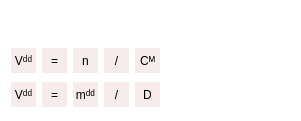
  <widget class="QWidget" name="gridWidget_5" native="true">
   <property name="geometry">
    <rect>
     <x>380</x>
     <y>200</y>
     <width>301</width>
     <height>121</height>
    </rect>
   </property>
   <property name="styleSheet">
    <string notr="true">QWidget {
    background: transparent; /* cho con trở về mặc định */
}

QLabel {
	background-color:#f7ebeb;
    border: none;
}</string>
   </property>
   <layout class="QGridLayout" name="gridLayout_5">
    <item row="2" column="4">
     <widget class="QLabel" name="label_5_13">
      <property name="sizePolicy">
       <sizepolicy hsizetype="Fixed" vsizetype="Fixed">
        <horstretch>0</horstretch>
        <verstretch>0</verstretch>
       </sizepolicy>
      </property>
      <property name="minimumSize">
       <size>
        <width>25</width>
        <height>25</height>
       </size>
      </property>
      <property name="maximumSize">
       <size>
        <width>25</width>
        <height>25</height>
       </size>
      </property>
      <property name="text">
       <string>D</string>
      </property>
      <property name="alignment">
       <set>Qt::AlignCenter</set>
      </property>
     </widget>
    </item>
    <item row="2" column="1">
     <widget class="QLabel" name="label_12_8">
      <property name="sizePolicy">
       <sizepolicy hsizetype="Fixed" vsizetype="Fixed">
        <horstretch>0</horstretch>
        <verstretch>0</verstretch>
       </sizepolicy>
      </property>
      <property name="minimumSize">
       <size>
        <width>25</width>
        <height>25</height>
       </size>
      </property>
      <property name="maximumSize">
       <size>
        <width>25</width>
        <height>25</height>
       </size>
      </property>
      <property name="styleSheet">
       <string notr="true">
font-size:12px;
border: 0px</string>
      </property>
      <property name="text">
       <string>=</string>
      </property>
      <property name="alignment">
       <set>Qt::AlignCenter</set>
      </property>
     </widget>
    </item>
    <item row="1" column="1">
     <widget class="QLabel" name="label_11_5">
      <property name="sizePolicy">
       <sizepolicy hsizetype="Fixed" vsizetype="Fixed">
        <horstretch>0</horstretch>
        <verstretch>0</verstretch>
       </sizepolicy>
      </property>
      <property name="minimumSize">
       <size>
        <width>25</width>
        <height>25</height>
       </size>
      </property>
      <property name="maximumSize">
       <size>
        <width>25</width>
        <height>25</height>
       </size>
      </property>
      <property name="styleSheet">
       <string notr="true">
font-size:12px;
border: 0px</string>
      </property>
      <property name="text">
       <string>=</string>
      </property>
      <property name="alignment">
       <set>Qt::AlignCenter</set>
      </property>
     </widget>
    </item>
    <item row="2" column="7">
     <widget class="QLabel" name="label_10_22">
      <property name="sizePolicy">
       <sizepolicy hsizetype="Fixed" vsizetype="Fixed">
        <horstretch>0</horstretch>
        <verstretch>0</verstretch>
       </sizepolicy>
      </property>
      <property name="minimumSize">
       <size>
        <width>25</width>
        <height>25</height>
       </size>
      </property>
      <property name="maximumSize">
       <size>
        <width>25</width>
        <height>25</height>
       </size>
      </property>
      <property name="styleSheet">
       <string notr="true">background-color:transparent;
font-size:12px;
border: 0px</string>
      </property>
      <property name="text">
       <string/>
      </property>
      <property name="alignment">
       <set>Qt::AlignCenter</set>
      </property>
     </widget>
    </item>
    <item row="2" column="6">
     <widget class="QLabel" name="label_10_23">
      <property name="sizePolicy">
       <sizepolicy hsizetype="Fixed" vsizetype="Fixed">
        <horstretch>0</horstretch>
        <verstretch>0</verstretch>
       </sizepolicy>
      </property>
      <property name="minimumSize">
       <size>
        <width>25</width>
        <height>25</height>
       </size>
      </property>
      <property name="maximumSize">
       <size>
        <width>25</width>
        <height>25</height>
       </size>
      </property>
      <property name="styleSheet">
       <string notr="true">background-color:transparent;
font-size:12px;
border: 0px</string>
      </property>
      <property name="text">
       <string/>
      </property>
      <property name="alignment">
       <set>Qt::AlignCenter</set>
      </property>
     </widget>
    </item>
    <item row="2" column="5">
     <widget class="QLabel" name="label_10_21">
      <property name="sizePolicy">
       <sizepolicy hsizetype="Fixed" vsizetype="Fixed">
        <horstretch>0</horstretch>
        <verstretch>0</verstretch>
       </sizepolicy>
      </property>
      <property name="minimumSize">
       <size>
        <width>25</width>
        <height>25</height>
       </size>
      </property>
      <property name="maximumSize">
       <size>
        <width>25</width>
        <height>25</height>
       </size>
      </property>
      <property name="styleSheet">
       <string notr="true">background-color:transparent;
font-size:12px;
border: 0px</string>
      </property>
      <property name="text">
       <string/>
      </property>
      <property name="alignment">
       <set>Qt::AlignCenter</set>
      </property>
     </widget>
    </item>
    <item row="1" column="2">
     <widget class="QLabel" name="label_11_7">
      <property name="sizePolicy">
       <sizepolicy hsizetype="Fixed" vsizetype="Fixed">
        <horstretch>0</horstretch>
        <verstretch>0</verstretch>
       </sizepolicy>
      </property>
      <property name="minimumSize">
       <size>
        <width>25</width>
        <height>25</height>
       </size>
      </property>
      <property name="maximumSize">
       <size>
        <width>25</width>
        <height>25</height>
       </size>
      </property>
      <property name="text">
       <string>n</string>
      </property>
      <property name="alignment">
       <set>Qt::AlignCenter</set>
      </property>
     </widget>
    </item>
    <item row="1" column="4">
     <widget class="QLabel" name="label_3_5">
      <property name="sizePolicy">
       <sizepolicy hsizetype="Fixed" vsizetype="Fixed">
        <horstretch>0</horstretch>
        <verstretch>0</verstretch>
       </sizepolicy>
      </property>
      <property name="minimumSize">
       <size>
        <width>25</width>
        <height>25</height>
       </size>
      </property>
      <property name="maximumSize">
       <size>
        <width>25</width>
        <height>25</height>
       </size>
      </property>
      <property name="text">
       <string>Cᴹ</string>
      </property>
      <property name="alignment">
       <set>Qt::AlignCenter</set>
      </property>
     </widget>
    </item>
    <item row="1" column="0">
     <widget class="QLabel" name="label_5_11">
      <property name="sizePolicy">
       <sizepolicy hsizetype="Fixed" vsizetype="Fixed">
        <horstretch>0</horstretch>
        <verstretch>0</verstretch>
       </sizepolicy>
      </property>
      <property name="minimumSize">
       <size>
        <width>25</width>
        <height>25</height>
       </size>
      </property>
      <property name="maximumSize">
       <size>
        <width>25</width>
        <height>25</height>
       </size>
      </property>
      <property name="text">
       <string>Vᵈᵈ</string>
      </property>
      <property name="alignment">
       <set>Qt::AlignCenter</set>
      </property>
     </widget>
    </item>
    <item row="2" column="3">
     <widget class="QLabel" name="label_12_15">
      <property name="sizePolicy">
       <sizepolicy hsizetype="Fixed" vsizetype="Fixed">
        <horstretch>0</horstretch>
        <verstretch>0</verstretch>
       </sizepolicy>
      </property>
      <property name="minimumSize">
       <size>
        <width>25</width>
        <height>25</height>
       </size>
      </property>
      <property name="maximumSize">
       <size>
        <width>25</width>
        <height>25</height>
       </size>
      </property>
      <property name="styleSheet">
       <string notr="true">
font-size:12px;
border: 0px</string>
      </property>
      <property name="text">
       <string>/</string>
      </property>
      <property name="alignment">
       <set>Qt::AlignCenter</set>
      </property>
     </widget>
    </item>
    <item row="0" column="0">
     <widget class="QLabel" name="label_10_26">
      <property name="sizePolicy">
       <sizepolicy hsizetype="Fixed" vsizetype="Fixed">
        <horstretch>0</horstretch>
        <verstretch>0</verstretch>
       </sizepolicy>
      </property>
      <property name="minimumSize">
       <size>
        <width>25</width>
        <height>25</height>
       </size>
      </property>
      <property name="maximumSize">
       <size>
        <width>25</width>
        <height>25</height>
       </size>
      </property>
      <property name="styleSheet">
       <string notr="true">background-color:transparent;
font-size:12px;
border: 0px</string>
      </property>
      <property name="text">
       <string/>
      </property>
      <property name="alignment">
       <set>Qt::AlignCenter</set>
      </property>
     </widget>
    </item>
    <item row="2" column="0">
     <widget class="QLabel" name="label_5_12">
      <property name="sizePolicy">
       <sizepolicy hsizetype="Fixed" vsizetype="Fixed">
        <horstretch>0</horstretch>
        <verstretch>0</verstretch>
       </sizepolicy>
      </property>
      <property name="minimumSize">
       <size>
        <width>25</width>
        <height>25</height>
       </size>
      </property>
      <property name="maximumSize">
       <size>
        <width>25</width>
        <height>25</height>
       </size>
      </property>
      <property name="text">
       <string>Vᵈᵈ</string>
      </property>
      <property name="alignment">
       <set>Qt::AlignCenter</set>
      </property>
     </widget>
    </item>
    <item row="1" column="3">
     <widget class="QLabel" name="label_12_14">
      <property name="sizePolicy">
       <sizepolicy hsizetype="Fixed" vsizetype="Fixed">
        <horstretch>0</horstretch>
        <verstretch>0</verstretch>
       </sizepolicy>
      </property>
      <property name="minimumSize">
       <size>
        <width>25</width>
        <height>25</height>
       </size>
      </property>
      <property name="maximumSize">
       <size>
        <width>25</width>
        <height>25</height>
       </size>
      </property>
      <property name="styleSheet">
       <string notr="true">
font-size:12px;
border: 0px</string>
      </property>
      <property name="text">
       <string>/</string>
      </property>
      <property name="alignment">
       <set>Qt::AlignCenter</set>
      </property>
     </widget>
    </item>
    <item row="2" column="2">
     <widget class="QLabel" name="label_4_9">
      <property name="sizePolicy">
       <sizepolicy hsizetype="Fixed" vsizetype="Fixed">
        <horstretch>0</horstretch>
        <verstretch>0</verstretch>
       </sizepolicy>
      </property>
      <property name="minimumSize">
       <size>
        <width>25</width>
        <height>25</height>
       </size>
      </property>
      <property name="maximumSize">
       <size>
        <width>25</width>
        <height>25</height>
       </size>
      </property>
      <property name="text">
       <string>mᵈᵈ</string>
      </property>
      <property name="alignment">
       <set>Qt::AlignCenter</set>
      </property>
     </widget>
    </item>
    <item row="2" column="8">
     <widget class="QLabel" name="label_10_27">
      <property name="sizePolicy">
       <sizepolicy hsizetype="Fixed" vsizetype="Fixed">
        <horstretch>0</horstretch>
        <verstretch>0</verstretch>
       </sizepolicy>
      </property>
      <property name="minimumSize">
       <size>
        <width>25</width>
        <height>25</height>
       </size>
      </property>
      <property name="maximumSize">
       <size>
        <width>25</width>
        <height>25</height>
       </size>
      </property>
      <property name="styleSheet">
       <string notr="true">background-color:transparent;
font-size:12px;
border: 0px</string>
      </property>
      <property name="text">
       <string/>
      </property>
      <property name="alignment">
       <set>Qt::AlignCenter</set>
      </property>
     </widget>
    </item>
   </layout>
  </widget>
